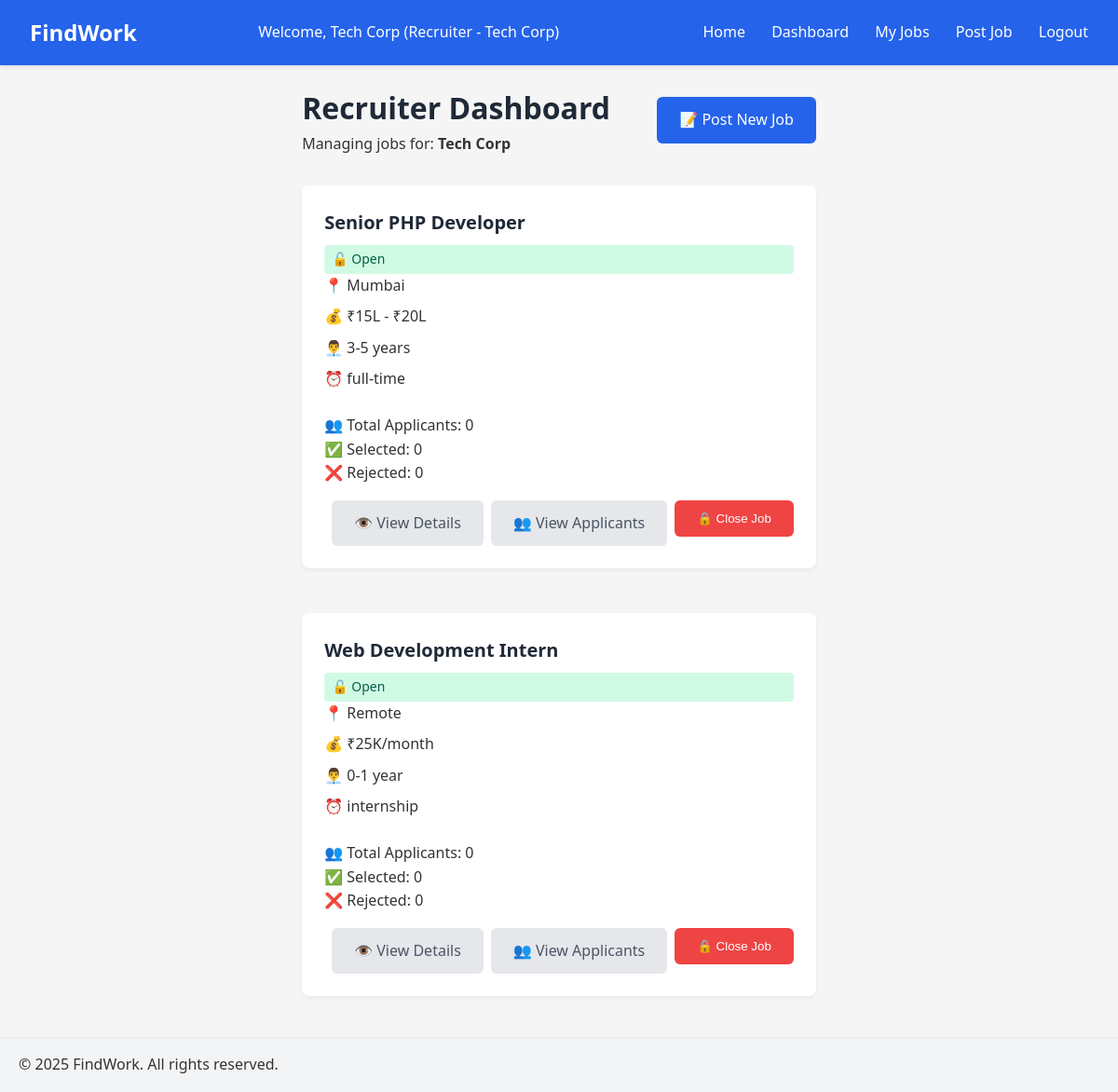
The page /recruiter/dashboard.php (signed in) on the database its author committed.
### tables this page shows
CREATE TABLE IF NOT EXISTS jobs (
    id INT PRIMARY KEY AUTO_INCREMENT,
    title VARCHAR(200) NOT NULL,
    description TEXT NOT NULL,
    type ENUM('full-time', 'internship', 'part-time') NOT NULL,
    location VARCHAR(100) NOT NULL,
    salary VARCHAR(50) NOT NULL,
    experience_required VARCHAR(50) NOT NULL,
    company_id INT NOT NULL,
    is_closed BOOLEAN DEFAULT FALSE,
    created_at TIMESTAMP DEFAULT CURRENT_TIMESTAMP,
    FOREIGN KEY (company_id) REFERENCES users(id)
);

### includes/functions.php (called while the page is built, shortened)
<?php
function isLoggedIn() {
    return isset($_SESSION['user_id']);
}
function isRecruiter() {
    return isset($_SESSION['user_role']) && $_SESSION['user_role'] === 'recruiter';
}
function sanitize($input) {
    return htmlspecialchars($input, ENT_QUOTES, 'UTF-8');
}
?>

### recruiter/dashboard.php (the view, shortened to what this page needs)
<?php
require_once '../includes/header.php';
$stmt = $conn->prepare("
    SELECT j.*,
           COUNT(DISTINCT a.id) as applicant_count,
           SUM(CASE WHEN a.status = 'selected' THEN 1 ELSE 0 END) as selected_count,
           SUM(CASE WHEN a.status = 'rejected' THEN 1 ELSE 0 END) as rejected_count
    FROM jobs j
    LEFT JOIN applications a ON j.id = a.job_id
    WHERE j.company_id = ?
    GROUP BY j.id
    ORDER BY j.created_at DESC
");
$stmt->bind_param("i", $_SESSION['user_id']);
$stmt->execute();
$jobs = $stmt->get_result();
?>
<div class="container">
    <div class="page-header">
        <div class="page-header-content">
            <h1>Recruiter Dashboard</h1>
            <p class="company-info">Managing jobs for: <strong><?php echo sanitize($_SESSION['company_name']); ?></strong></p>
        </div>
        <a href="/job-portal/post-job.php" class="btn btn-primary">📝 Post New Job</a>
    </div>
    <?php if ($jobs->num_rows === 0): ?>
        <div class="alert alert-info">
            You haven't posted any jobs yet.
            <a href="/job-portal/post-job.php">Post your first job</a> to start receiving applications!
        </div>
    <?php else: ?>
        <div class="jobs-grid">
            <?php while ($job = $jobs->fetch_assoc()): ?>
                <div class="job-card">
                    <h2 class="job-title"><?php echo htmlspecialchars($job['title']); ?></h2>
                    <div class="job-status <?php echo $job['is_closed'] ? 'closed' : 'open'; ?>">
                        <?php echo $job['is_closed'] ? '🔒 Closed' : '🔓 Open'; ?>
                    </div>
                    <div class="job-details">
                        <p>📍 <?php echo htmlspecialchars($job['location']); ?></p>
                        <p>💰 <?php echo htmlspecialchars($job['salary']); ?></p>
                        <p>👨‍💼 <?php echo htmlspecialchars($job['experience_required']); ?></p>
                        <p>⏰ <?php echo htmlspecialchars($job['type']); ?></p>
                    </div>
                    <div class="application-stats">
                        <p>👥 Total Applicants: <?php echo $job['applicant_count']; ?></p>
                        <p>✅ Selected: <?php echo $job['selected_count']; ?></p>
                        <p>❌ Rejected: <?php echo $job['rejected_count']; ?></p>
                    </div>
                    <div class="job-actions">
                        <a href="/job-portal/job-details.php?id=<?php echo $job['id']; ?>"
                           class="btn btn-secondary">👁️ View Details</a>
                        <a href="view-applicants.php?job_id=<?php echo $job['id']; ?>"
                           class="btn btn-secondary">👥 View Applicants</a>
                        <?php if (!$job['is_closed']): ?>
                            <form method="POST" action="close-job.php" class="d-inline">
                                <button type="submit" class="btn btn-secondary btn-danger"
                                        onclick="return confirm('Are you sure you want to close this job posting?')">
                                    🔒 Close Job
                                </button>
                            </form>
                        <?php endif; ?>
                    </div>
                </div>
            <?php endwhile; ?>
        </div>
    <?php endif; ?>
</div>
<?php require_once '../includes/footer.php'; ?>

### includes/header.php (shortened to what this page needs)
<?php
require_once __DIR__ . '/functions.php';
?>
<!DOCTYPE html>
<html lang="en">
<head>
    <link rel="stylesheet" href="/job-portal/css/main.css">
</head>
<body>
    <header class="main-header">
        <nav class="nav-container">
            <div class="logo">
                <a href="/job-portal/index.php">FindWork</a>
            </div>
            <div class="user-info">
                <?php if (isLoggedIn()): ?>
                    Welcome, <?php echo sanitize($_SESSION['user_name']); ?>
                    <?php if (isRecruiter()): ?>
                        (Recruiter - <?php echo sanitize($_SESSION['company_name']); ?>)
                    <?php else: ?>
                        (Job Seeker)
                    <?php endif; ?>
                <?php endif; ?>
            </div>
            <div class="nav-links">
                <a href="/job-portal/index.php">Home</a>
                <?php if (isLoggedIn()): ?>
                    <?php if (isRecruiter()): ?>
                        <a href="/job-portal/recruiter/dashboard.php">Dashboard</a>
                        <a href="/job-portal/recruiter/my-jobs.php">My Jobs</a>
                        <a href="/job-portal/post-job.php">Post Job</a>
                    <?php else: ?>
                        <a href="/job-portal/dashboard.php">My Applications</a>
                        <a href="/job-portal/saved-jobs.php">Saved Jobs</a>
                        <a href="/job-portal/profile.php">My Profile</a>
                    <?php endif; ?>
                    <a href="/job-portal/logout.php">Logout</a>
                <?php else: ?>
                    <a href="/job-portal/login.php">Login</a>
                    <a href="/job-portal/signup.php">Sign Up</a>
                <?php endif; ?>
            </div>
        </nav>
    </header>
    <main class="container">

### includes/footer.php
    </main>
    <footer class="main-footer">
        <div class="container">
            <p>&copy; <?php echo date('Y'); ?> FindWork. All rights reserved.</p>
        </div>
    </footer>
</body>
</html>

### css/main.css (style rules this page uses)
* { margin: 0; padding: 0; box-sizing: border-box; }
body { font-family: 'Segoe UI', Tahoma, Geneva, Verdana, sans-serif; line-height: 1.6; color: #333; background-color: #f5f5f5; display: flex; flex-direction: column; min-height: 100vh; }
.container { max-width: 1200px; margin: 0 auto; padding: 0 20px; }
main.container { flex: 1; padding: 20px 0; }
.main-header { background-color: #2563eb; box-shadow: 0 2px 4px rgba(0,0,0,0.1); position: sticky; top: 0; z-index: 1000; }
.nav-container { display: flex; justify-content: space-between; align-items: center; padding: 1rem 2rem; max-width: 1200px; margin: 0 auto; }
.logo a { font-size: 1.5rem; font-weight: bold; color: #ffffff; text-decoration: none; }
.user-info { color: white; font-weight: 500; text-align: center; }
.nav-links a { color: #ffffff; text-decoration: none; margin-left: 1.5rem; font-weight: 500; transition: color 0.3s ease; }
.main-footer { background-color: #f3f4f6; padding: 1rem 0; margin-top: auto; border-top: 1px solid #e5e7eb; }
.btn { display: inline-block; padding: 0.75rem 1.5rem; border-radius: 6px; font-weight: 500; text-decoration: none; cursor: pointer; transition: background-color 0.3s ease; border: none; text-align: center; }
.btn-primary { background-color: #2563eb; color: #fff; }
.btn-secondary { background-color: #e5e7eb; color: #4b5563; margin-left: 0.5rem; }
.btn-danger { background-color: #ef4444; color: #fff; }
.job-card { background: #fff; border-radius: 8px; padding: 1.5rem; box-shadow: 0 2px 4px rgba(0,0,0,0.05); margin-bottom: 1.5rem; transition: transform 0.2s, box-shadow 0.2s; }
.job-title { font-size: 1.25rem; font-weight: 600; color: #1f2937; margin-bottom: 0.5rem; }
.job-details { display: flex; flex-direction: column; gap: 0.5rem; margin-bottom: 1.5rem; }
.job-actions { display: flex; justify-content: flex-start; margin-top: 1rem; }
.jobs-grid { display: grid; grid-template-columns: repeat(auto-fill, minmax(300px, 1fr)); gap: 1.5rem; }
.job-status { font-size: 0.875rem; padding: 0.25rem 0.5rem; border-radius: 4px; font-weight: 500; }
.job-status.open { background-color: #d1fae5; color: #065f46; }
.d-inline { display: inline-block; }
.page-header { display: flex; justify-content: space-between; align-items: center; margin-bottom: 2rem; }
.page-header h1 { margin: 0; color: #1f2937; }

### rows shown on the page
jobs: title "Senior PHP Developer", is_closed "🔓 Open", location "Mumbai", salary "₹15L - ₹20L", experience_required "3-5 years", type "full-time", applicant_count "0", selected_count "0", rejected_count "0"
jobs: title "Web Development Intern", is_closed "🔓 Open", location "Remote", salary "₹25K/month", experience_required "0-1 year", type "internship", applicant_count "0", selected_count "0", rejected_count "0"

### other values the page prints
$_SESSION['user_name'] "Tech Corp"
$_SESSION['company_name'] "Tech Corp"
